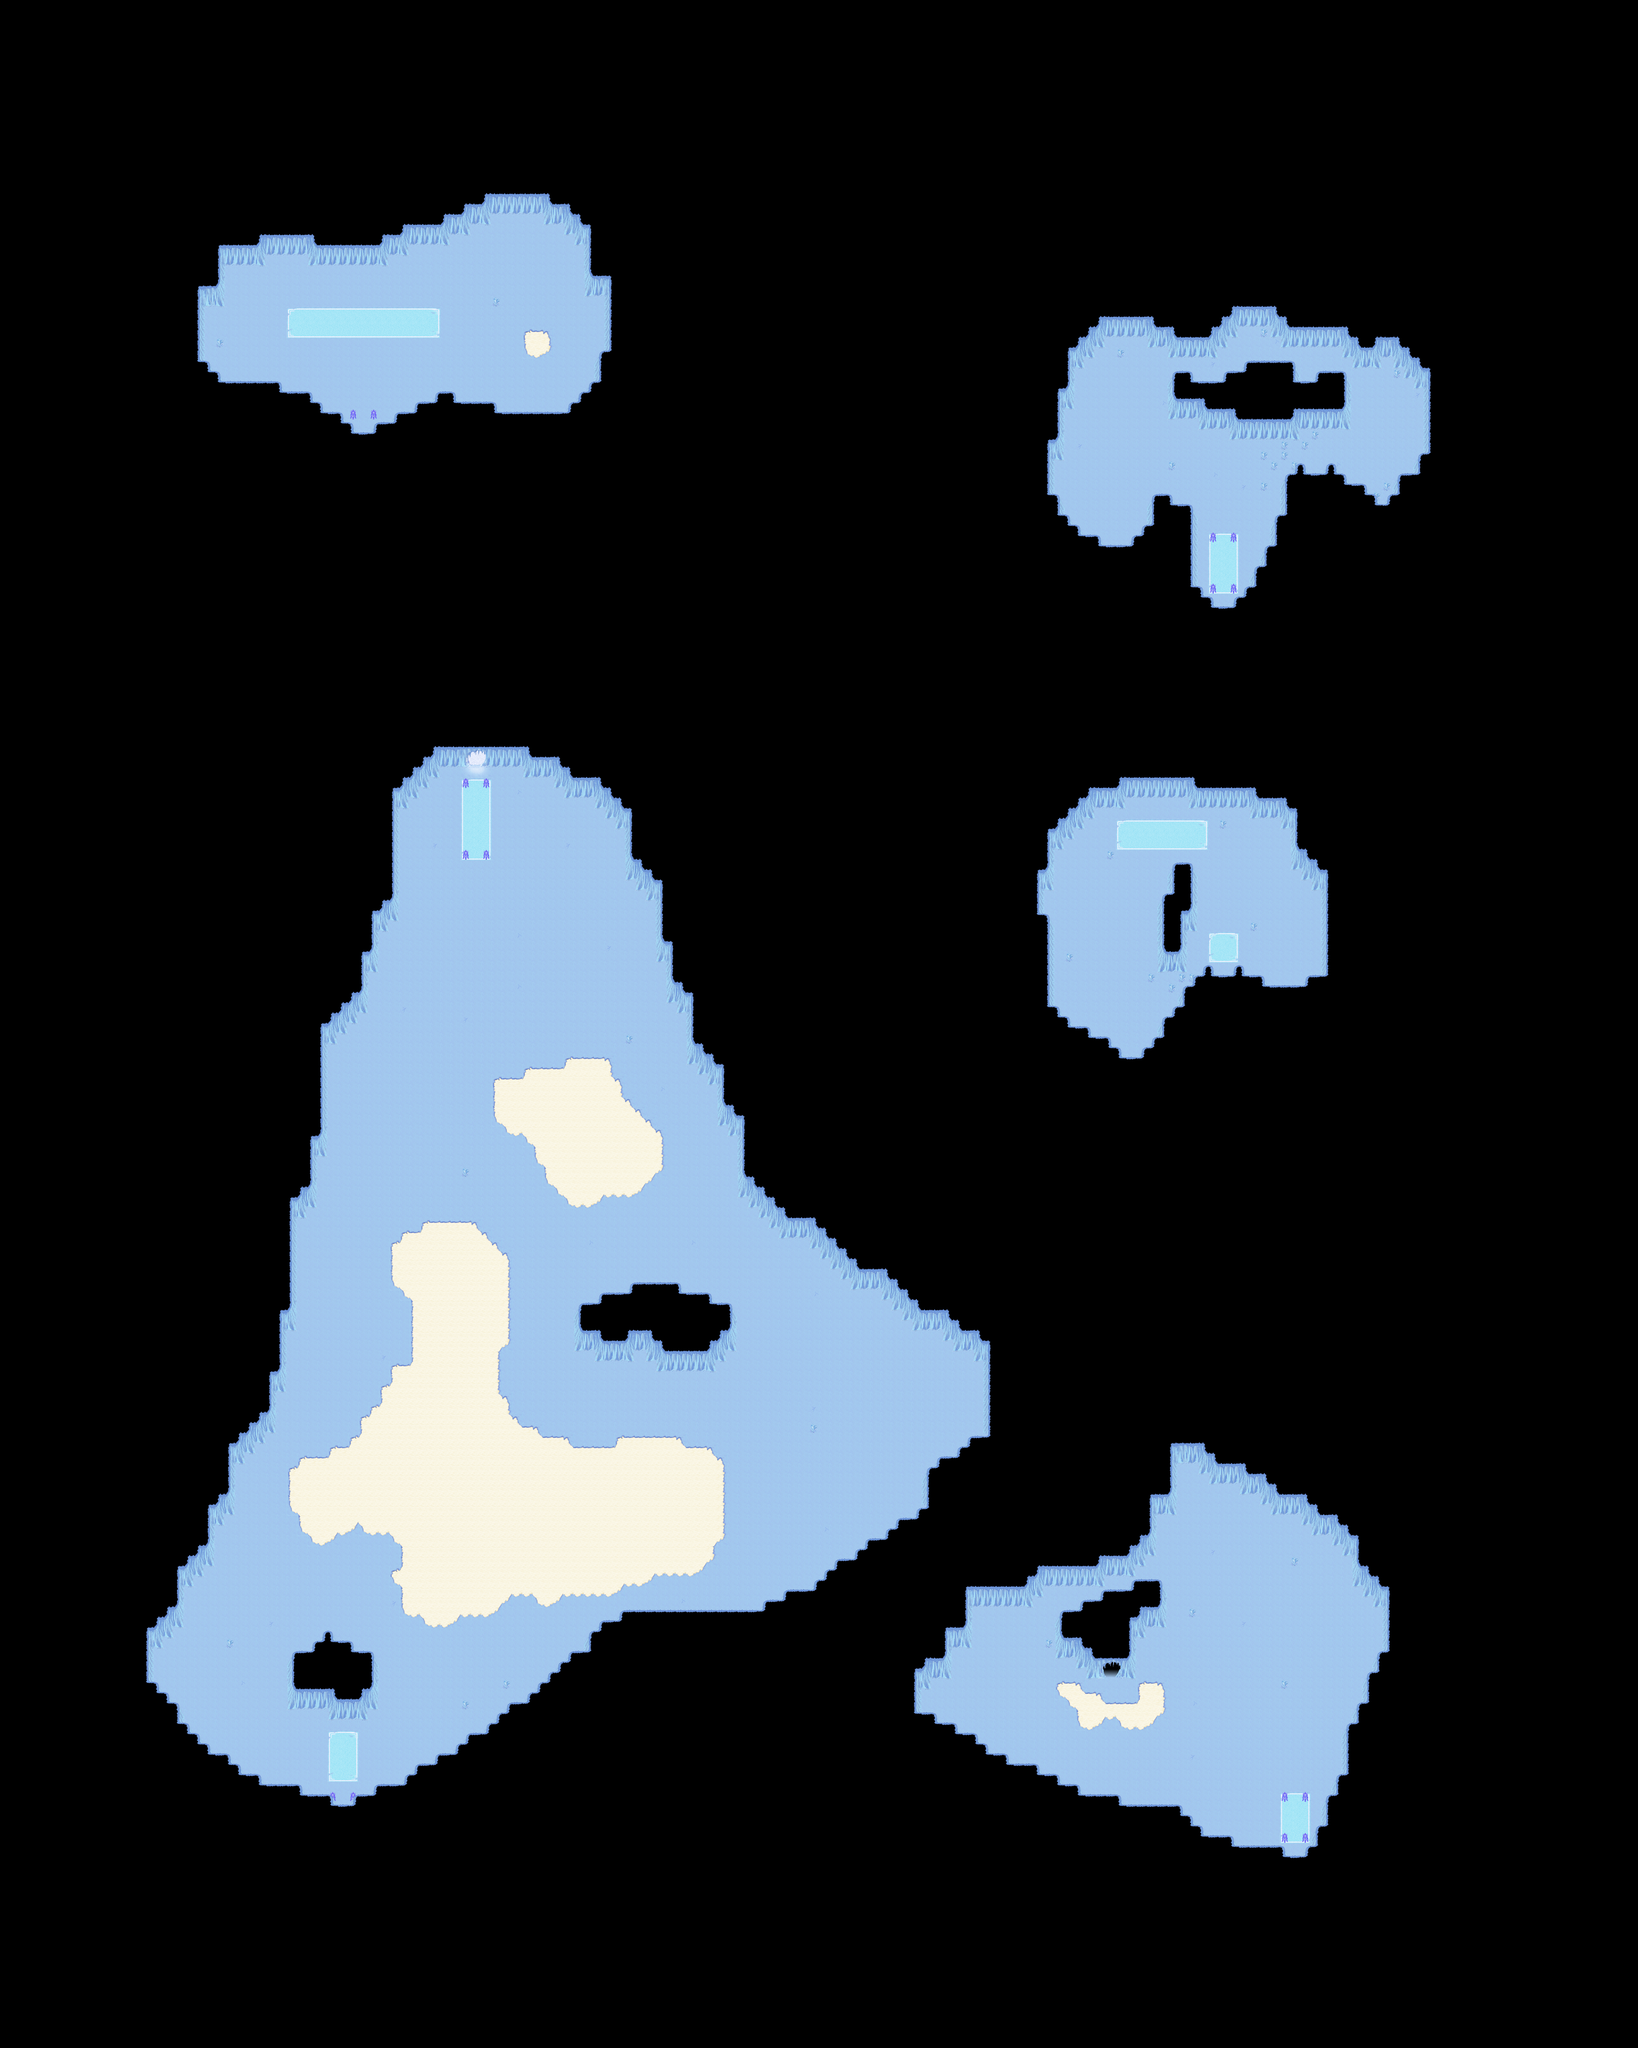

A level layout from a 2D game, rendered from its tile map. Below: a short description, then the map file with tile-grid data replaced by summaries:
An orthogonal 160x200 tile map with 32x32 px tiles, 3 tile layers (Ground1, Fringe, Over1), 1 hidden layer not drawn, 2 tilesets and 31 objects (22x spawn, 9x warp).

<map version="1.10" tiledversion="1.11.0" orientation="orthogonal" renderorder="right-down" width="160" height="200" tilewidth="32" tileheight="32" infinite="0" nextlayerid="6" nextobjectid="33">
 <properties>
  <property name="music" value="explorers-melody.ogg" />
  <property name="name" value="Snow Hills Cave" />
 </properties>
 <tileset firstgid="1" source="../tilesets/collision.tsx" />
 <tileset firstgid="3" source="../tilesets/icecave.tsx" />
 <layer id="1" name="Ground1" width="160" height="200">
  <data>[32000 cells, 32000 non-empty, 73 distinct tile ids]</data>
 </layer>
 <layer id="2" name="Fringe" width="160" height="200">
  <data>[32000 cells, 50 non-empty, 2 distinct tile ids]</data>
 </layer>
 <layer id="3" name="Over1" width="160" height="200">
  <data>[32000 cells, 440 non-empty, 5 distinct tile ids]</data>
 </layer>
 <layer id="4" name="Collision" width="160" height="200" visible="0">
  <data>[32000 cells, 26558 non-empty, 1 distinct tile ids]</data>
 </layer>
 <objectgroup id="5" name="Objects">
  <object id="1" name="To Snow Hills" type="warp" x="1472" y="2368" width="32" height="32">
   <properties>
    <property name="dest_map" value="047-1" />
    <property name="dest_x" value="45" />
    <property name="dest_y" value="75" />
   </properties>
  </object>
  <object id="2" name="To Snow Hills" type="warp" x="1056" y="5632" width="32" height="32">
   <properties>
    <property name="dest_map" value="047-1" />
    <property name="dest_x" value="37" />
    <property name="dest_y" value="174" />
   </properties>
  </object>
  <object id="3" name="To Snow Hills" type="warp" x="4032" y="5792" width="32" height="32">
   <properties>
    <property name="dest_map" value="047-1" />
    <property name="dest_x" value="101" />
    <property name="dest_y" value="144" />
   </properties>
  </object>
  <object id="4" name="To Snow Hills" type="warp" x="1120" y="1344" width="32" height="32">
   <properties>
    <property name="dest_map" value="047-1" />
    <property name="dest_x" value="78" />
    <property name="dest_y" value="110" />
   </properties>
  </object>
  <object id="5" name="To Snow Hills" type="warp" x="3456" y="5216" width="32" height="32">
   <properties>
    <property name="dest_map" value="047-1" />
    <property name="dest_x" value="83" />
    <property name="dest_y" value="125" />
   </properties>
  </object>
  <object id="6" name="To Snow Hills" type="warp" x="3520" y="3296" width="32" height="32">
   <properties>
    <property name="dest_map" value="047-1" />
    <property name="dest_x" value="108" />
    <property name="dest_y" value="166" />
   </properties>
  </object>
  <object id="7" name="To Snow Hills" type="warp" x="3808" y="3040" width="32" height="32">
   <properties>
    <property name="dest_map" value="047-1" />
    <property name="dest_x" value="108" />
    <property name="dest_y" value="157" />
   </properties>
  </object>
  <object id="8" name="To Snow Hills" type="warp" x="3808" y="1888" width="32" height="32">
   <properties>
    <property name="dest_map" value="047-1" />
    <property name="dest_x" value="102" />
    <property name="dest_y" value="112" />
   </properties>
  </object>
  <object id="9" name="To Snow Hills" type="warp" x="4096" y="1472" width="32" height="32">
   <properties>
    <property name="dest_map" value="047-1" />
    <property name="dest_x" value="102" />
    <property name="dest_y" value="108" />
   </properties>
  </object>
  <object id="10" name="WhiteSlime" type="spawn" x="1664" y="4192" width="320" height="288">
   <properties>
    <property name="death" value="30000" />
    <property name="max_beings" value="7" />
    <property name="monster_id" value="91" />
    <property name="spawn" value="100000" />
   </properties>
  </object>
  <object id="11" name="WhiteSlime" type="spawn" x="1024" y="4800" width="224" height="224">
   <properties>
    <property name="death" value="30000" />
    <property name="max_beings" value="7" />
    <property name="monster_id" value="91" />
    <property name="spawn" value="100000" />
   </properties>
  </object>
  <object id="12" name="WhiteSlime" type="spawn" x="1120" y="3200" width="320" height="288">
   <properties>
    <property name="death" value="30000" />
    <property name="max_beings" value="7" />
    <property name="monster_id" value="91" />
    <property name="spawn" value="100000" />
   </properties>
  </object>
  <object id="13" name="WhiteSlime" type="spawn" x="2208" y="4768" width="320" height="288">
   <properties>
    <property name="death" value="30000" />
    <property name="max_beings" value="7" />
    <property name="monster_id" value="91" />
    <property name="spawn" value="100000" />
   </properties>
  </object>
  <object id="14" name="WhiteSlime" type="spawn" x="2016" y="3296" width="128" height="128">
   <properties>
    <property name="death" value="30000" />
    <property name="max_beings" value="7" />
    <property name="monster_id" value="91" />
    <property name="spawn" value="100000" />
   </properties>
  </object>
  <object id="15" name="BlueSlime" type="spawn" x="672" y="5312" width="224" height="160">
   <properties>
    <property name="death" value="30000" />
    <property name="max_beings" value="2" />
    <property name="monster_id" value="89" />
    <property name="spawn" value="100000" />
   </properties>
  </object>
  <object id="16" name="BlueSlime" type="spawn" x="2720" y="4256" width="192" height="128">
   <properties>
    <property name="death" value="30000" />
    <property name="max_beings" value="2" />
    <property name="monster_id" value="89" />
    <property name="spawn" value="100000" />
   </properties>
  </object>
  <object id="17" name="BlueSlime" type="spawn" x="1696" y="3872" width="192" height="128">
   <properties>
    <property name="death" value="30000" />
    <property name="max_beings" value="2" />
    <property name="monster_id" value="89" />
    <property name="spawn" value="100000" />
   </properties>
  </object>
  <object id="18" name="BlueSlime" type="spawn" x="1056" y="4064" width="192" height="128">
   <properties>
    <property name="death" value="30000" />
    <property name="max_beings" value="2" />
    <property name="monster_id" value="89" />
    <property name="spawn" value="100000" />
   </properties>
  </object>
  <object id="19" name="BlueSlime" type="spawn" x="1632" y="2656" width="192" height="128">
   <properties>
    <property name="death" value="30000" />
    <property name="max_beings" value="2" />
    <property name="monster_id" value="89" />
    <property name="spawn" value="100000" />
   </properties>
  </object>
  <object id="32" name="BlueSuperSlime" type="spawn" x="672" y="2624" width="2176" height="2848">
   <properties>
    <property name="death" value="30000" />
    <property name="max_beings" value="2" />
    <property name="monster_id" value="1236" />
    <property name="spawn" value="100000" />
   </properties>
  </object>
  <object id="20" name="Moggun" type="spawn" x="2080" y="3936" width="704" height="864">
   <properties>
    <property name="death" value="30000" />
    <property name="max_beings" value="5" />
    <property name="monster_id" value="59" />
    <property name="spawn" value="100000" />
   </properties>
  </object>
  <object id="21" name="Moggun" type="spawn" x="576" y="672" width="1376" height="704">
   <properties>
    <property name="death" value="30000" />
    <property name="max_beings" value="12" />
    <property name="monster_id" value="59" />
    <property name="spawn" value="100000" />
   </properties>
  </object>
  </objectgroup>
</map>
<!-- 9 of 31 objects omitted -->
